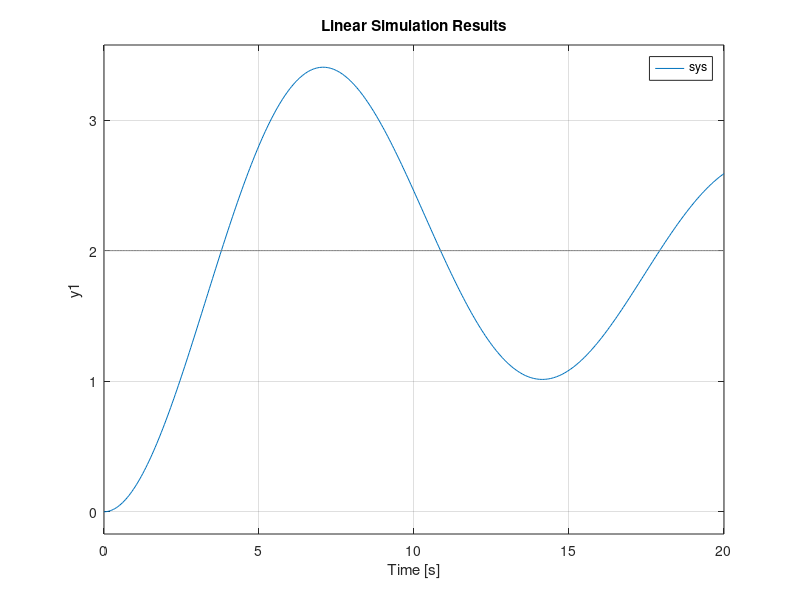

Write MATLAB code to recreate this figure.
%% Initialize the system constants
m = 5; % kg
k = 1.0; % N/m
b = 0.5; % N*s/m
F = 2; % N

%% Set up state space matrices
A = [0 1; -k/m -b/m];
B = [0; 1/m];
C = [1 0];
D = [0];

%% Set up state space equations
sys = ss(A, B, C, D);

%% Simulate the model
t = [0 : 0.05 : 20];
u = F * ones(size(t));
lsim(sys, u, t)